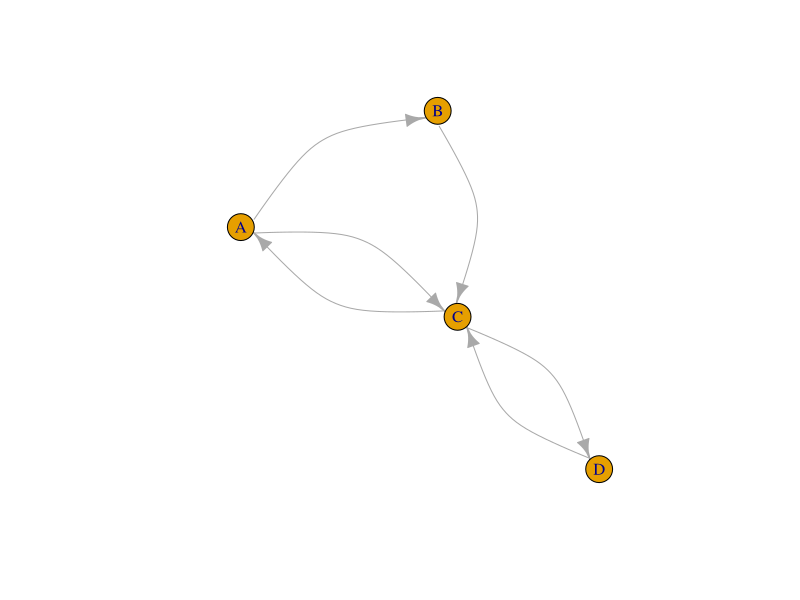
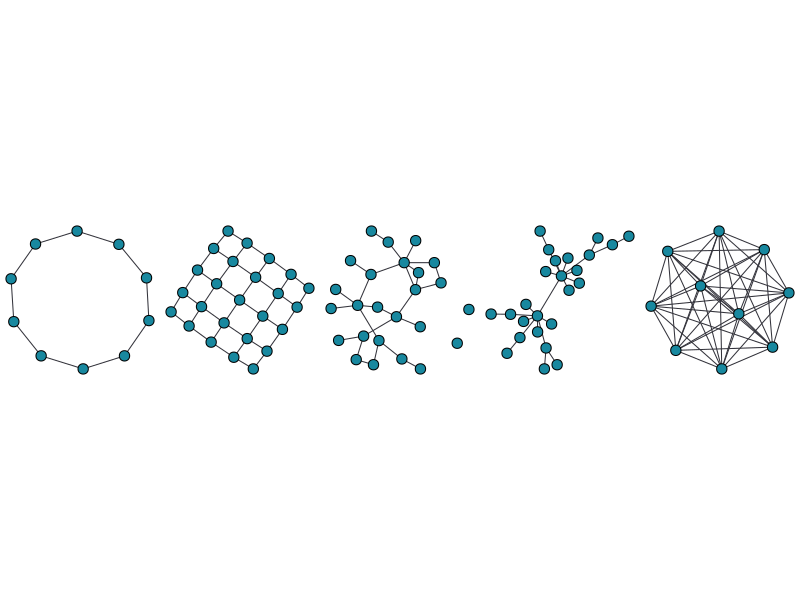
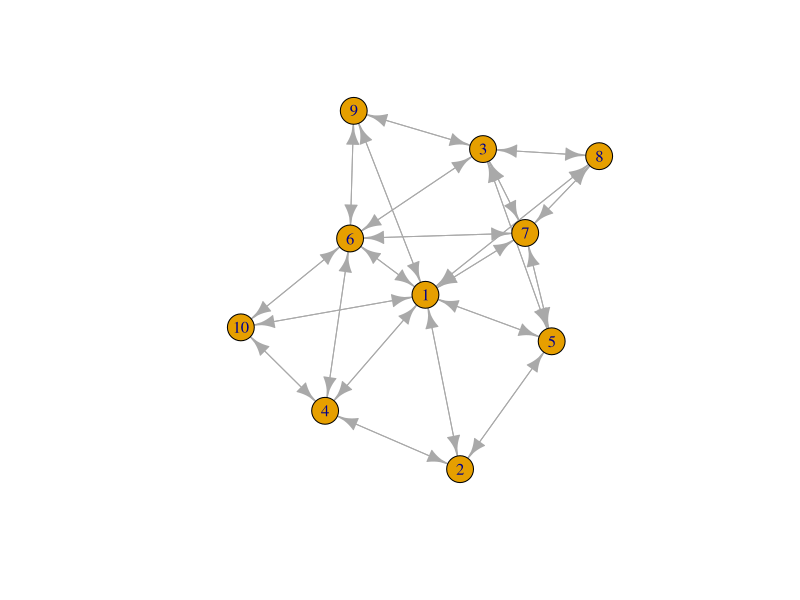
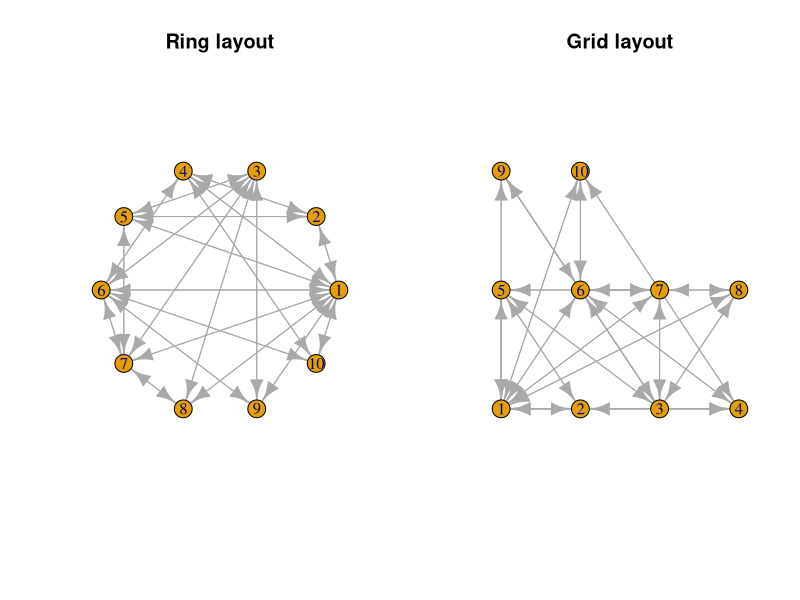
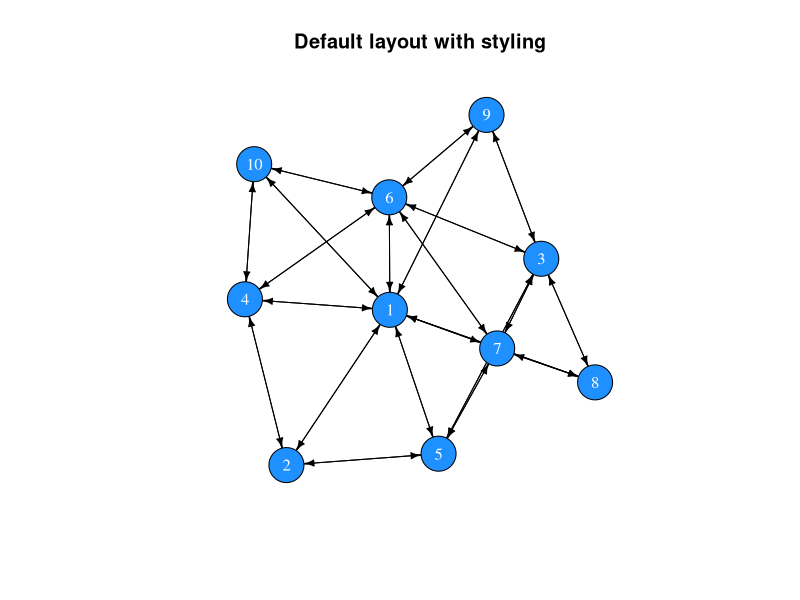
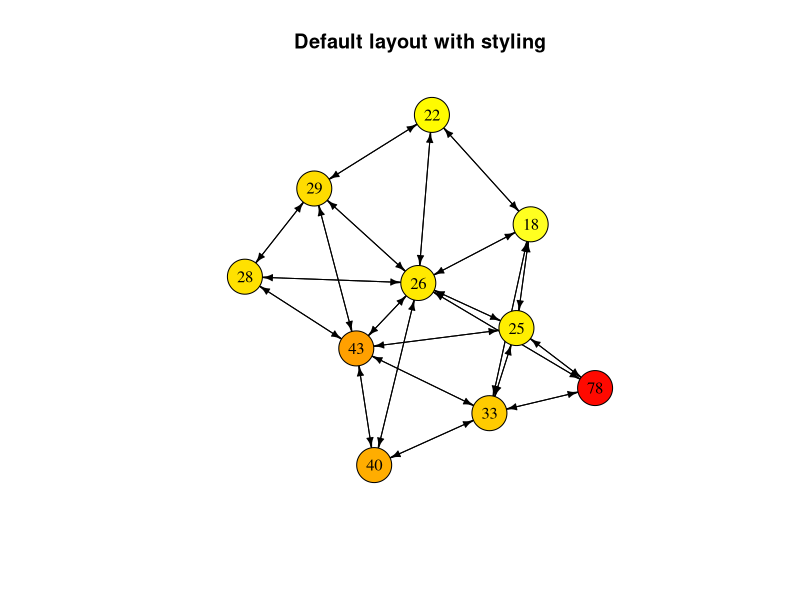
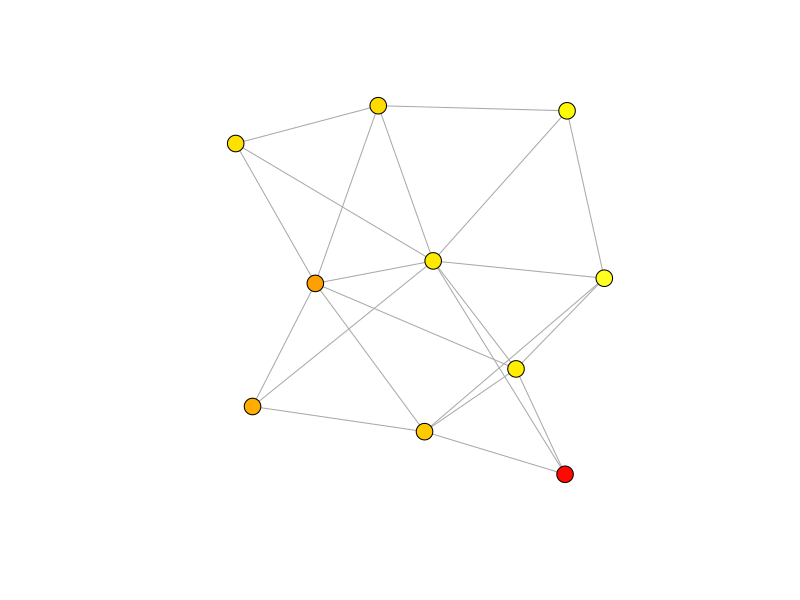
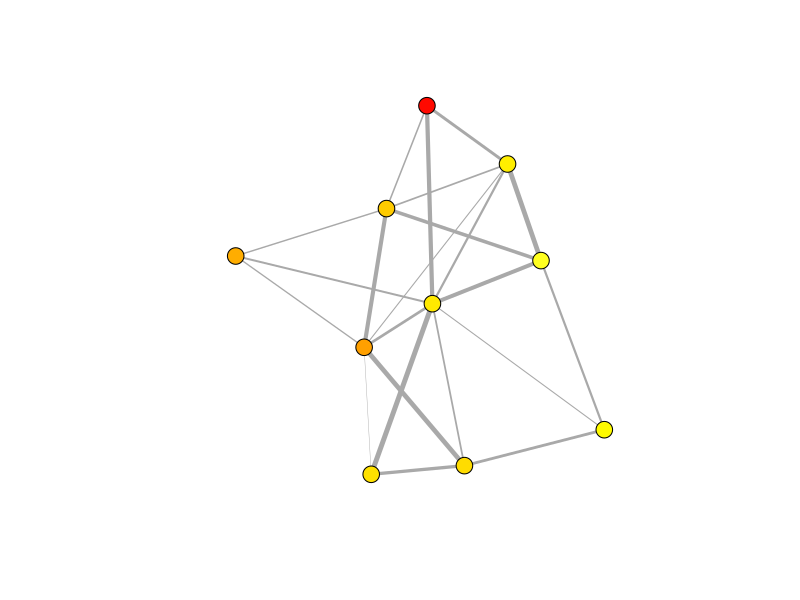

Generate these figures, in order, with R:
## ---- chunk 1
library(igraph)
A <- matrix(c(0,1,1,0, 0,0,1,0, 1,0,0,1, 0,0,1,0), nrow = 4, byrow = TRUE)
row.names(A) <- c("A", "B", "C", "D")
colnames(A) <- c("A", "B", "C", "D")
net <- graph_from_adjacency_matrix(A)
plot(net, edge.curved=0.5)
## ---- chunk 2
m <- matrix(c(0,1,1,0, 0,0,1,0, 1,0,0,1, 0,0,1,0), nrow = 4, byrow = TRUE)
row.names(m) <- LETTERS[1:4]
colnames(m) <- LETTERS[1:4]
m
## ---- chunk 3
all(m[upper.tri(m)] == t(m)[upper.tri(m)])
## ---- chunk 4
isSymmetric(m)
## ---- chunk 5
# Creating a random matrix
random_matrix <- matrix(sample(x = c(0,1), size = 100, replace = T), ncol = 10)
random_matrix
# It is not symmetric
isSymmetric(random_matrix)

# Replace the upper triangle with the transposed upper triangle
random_matrix[upper.tri(random_matrix)] <- t(random_matrix)[upper.tri(random_matrix)]
random_matrix
# Now it is symmetric
isSymmetric(random_matrix)
## ---- chunk 6
library(igraph)
parbefore <- par()$mar
par(mar=c(0,0,0,0))
par(mfrow=c(1,5))
tmp <- lapply(
  list(
    make_ring(n=10),
    make_lattice(dimvector=c(5,5), nei=1, directed=F),
    erdos.renyi.game(n=25,p.or.m=.1, type="gnp", directed=F, loops=F),
    barabasi.game(n=25, power=1.1, directed=F),
    make_full_graph(n=10)
  ), plot, vertex.label=NA, vertex.color="#18889F", edge.color="#33333B", edge.width=1)
par(mfrow=c(1,1))
par(mar=parbefore)
## ---- chunk 7
create_network <- function(N, f){
  # Set up an empty adjacency matrix of size NxN
  A <- matrix(0, ncol = N, nrow = N)
  # Set up a friendship counter
  friends <- 0
  
  # We will add friendships until we reach the desired number
  while(friends < round((((N^2) - N) / 2) * f)){
    dyad <- sample(x = N, size = 2, replace = FALSE)
    i <- dyad[1]
    j <- dyad[2]
    if(A[i, j] == 0){
      A[i, j] <- A[j, i] <- 1
      friends <- friends + 1
      }
  }
  return(A)
}
## ---- chunk 8
adjm <- create_network(N = 10, f = .5)
adjm
## ---- chunk 9
library(igraph)
net <- graph_from_adjacency_matrix(adjm)
net
## ---- chunk 10
plot(net)
## ---- chunk 11
# Set the plotting environment to allow 2 plots next to each other
par(mfrow = c(1,2))
plot(net, layout = layout.circle(net), main = "Ring layout")
plot(net, layout = layout.grid(net), main = "Grid layout")
# Reset the plotting environment to a single plot
par(mfrow = c(1,1))
## ---- chunk 12
plot(net, 
     vertex.color = "dodgerblue", 
     vertex.label.color = "white",
     vertex.size = 20,
     edge.color = "black",
     edge.width = 1,
     edge.arrow.size = 0.5,
     main = "Default layout with styling")
## ---- chunk 13
# Generate random ages
age <- sample(x = 18:80, size = vcount(net), replace = TRUE)
# Select colours
col <- heat.colors(n = 80, rev = TRUE)[age]
# Plot network with col
set.seed(1)
plot(net, 
     vertex.color = col, 
     vertex.label = age,
     vertex.label.color = "black",
     vertex.size = 20,
     edge.color = "black",
     edge.width = 1,
     edge.arrow.size = 0.5,
     main = "Default layout with styling")
## ---- chunk 14
get.vertex.attribute(net)
## ---- chunk 15
# Add an attribute called 'age' and assign the values of the age vector
V(net)$age <- age
# The same for the 'col' vector
V(net)$col <- col
# Return attributes
get.vertex.attribute(net)
# Return the network object
net
## ---- chunk 16
net <- as.undirected(net)
set.seed(1)
plot(net, 
     vertex.color = V(net)$col, 
     vertex.label = NA,
     vertex.size = 9,
     edge.width = 1,
     edge.arrow.size = 0.5)
## ---- chunk 17
# Create random strength values
strength <- runif(n = ecount(net), min = 0, max = 1)
# Assign values to edges
E(net)$weight <- strength
net
## ---- chunk 18
plot(net, 
     vertex.color = V(net)$col, 
     vertex.label = NA,
     vertex.size = 9,
     edge.width = E(net)$weight*5,
     edge.arrow.size = 0.5)
## ---- chunk 19
V(net)
E(net)
## ---- chunk 20
get.vertex.attribute(graph = net)
get.edge.attribute(net)
## ---- chunk 21
vcount(net)
ecount(net)
## ---- chunk 22
diameter(graph = net)
## ---- chunk 23
mean_distance(graph = net)
## ---- chunk 24
edge_density(graph = net)
## ---- chunk 25
reciprocity(graph = net)
## ---- chunk 26
transitivity(graph = net)
## ---- chunk 27
# Number of edges that connected with each node
degree(graph = net)

# The mean of all degree centralities is a general measure of network connectivity
mean(degree(graph = net))
## ---- chunk 28
sort(strength(graph = net))
## ---- chunk 29
closeness(graph = net)
## ---- chunk 30
betweenness(graph = net)
## ---- chunk 31
eigen_centrality(graph = net)$vector
## ---- chunk 32
between <- betweenness(graph = net)
col <- heat.colors(n = max(between) + 1, rev = TRUE)[between + 1]
# Plot network with col
plot(net, 
     vertex.color = col, 
     vertex.label = NA,
     vertex.size = 20,
     edge.color = "black",
     edge.width = 1,
     edge.arrow.size = 0.5,
     main = "Betweenness centrality")
## ---- chunk 33
library(tidyverse)
gossip_model <- function(N, f, r_max, sim = 1){
  # Create a vector indicating possession of gossip and set one entry to TRUE
  gossip <- rep(FALSE, N)
  gossip[sample(x = N, size = 1)] <- TRUE
  # Create a network
  adjm <- create_network(N = N, f = f)
  # Create a reporting variable
  proportion <- rep(0, r_max)

  # Loop over r_max rounds
  for(r in 1:r_max){
    # In random sequence go through all individuals 
    for(i in sample(N)){
      # Select i's neighbourhood
      nei <- adjm[i,] > 0
      # Proceed if there is at least one neighbour
      if(sum(nei) > 0){
        # Choose one random neighbour, j
        j <- sampling(x = which(nei), size = 1)
        # Set i's gossip indicator to TRUE if j's indicator is TRUE
        if(gossip[j]){
          gossip[i] <- TRUE
        }
      }
    }
    # Record proportion of the population with gossip
    proportion[r] <- sum(gossip) / N
    # Increment the round counter
    r <- r + 1
  }
  # Return a tibble with simulation results
  return(tibble(time = 1:r_max, proportion = proportion, f = f, sim = sim))
}
## ---- chunk 34
sampling <- function(x, size = length(x), prob = NULL){
  if(length(x) == 1){
    return(x)
  } else {
    return(sample(x = x, size = size, prob = prob))
  }
}
## ---- chunk 35
N <- 1000
set.seed(3)
data <- lapply(X = c(1/N, 2/N, 3/N, 5/N, 8/N, 10/N), 
              FUN = function(f) gossip_model(N = N, f = f, r_max = 50))
data_bnd <- bind_rows(data)
## ---- chunk 36
ggplot(data_bnd) + 
  geom_line(aes(x = time, y = proportion, col = factor(round(f * N)))) + 
  ylab("proportion of individuals with gossip") +
  theme_bw()
## ---- chunk 37
N <- 100
f <- rep(c(1/N, 2/N, 3/N, 5/N, 8/N, 10/N), each = 10)

set.seed(5)
data <- lapply(X = 1:length(f), 
              FUN = function(i) gossip_model(N = N, f = f[i], r_max = 50, sim = i))
## ---- chunk 38
data_bnd <- bind_rows(data)
ggplot(data_bnd) +
  geom_line(aes(x = time, y = proportion, col = factor(f * N), group = factor(sim))) + 
  ylab("proportion of individual with gossip") +
  theme_bw()
## ---- chunk 39
data_bnd_last <- data_bnd[data_bnd$time == max(data_bnd$time), ]
ggplot(data_bnd_last) + 
  geom_boxplot(aes(x = (f * N), y = proportion, fill = factor(f * N))) + 
  xlab("average number of friends") +
  ylab("proportion of individuals with gossip") +
  theme_bw()
## ---- chunk 40
data_bnd_time <- lapply(data, function(dat){
  tibble(dat[1,], time_to_x = which(dat[,"proportion"] >= 0.75)[1])
}) %>% bind_rows()

data_bnd_time$time_to_x[is.na(data_bnd_time$time_to_x)] <- 50

ggplot(data_bnd_time) + 
  geom_boxplot(aes(x = (f * N), y = time_to_x, fill = factor(f * N))) + 
  xlab("average number of friends") +
  ylab("time to spread to 75% of population") +
  theme_bw()
## ---- chunk 41
prop_nei_info <- seq(from = 0, to = 1, length.out = 10)
e <- c(1,2)
contagion <- tibble(
  contagion = rep(c("simple", "complex"), each = 10),
  x = rep(prop_nei_info, 2), 
  y = c(prop_nei_info^e[1], prop_nei_info^e[2]))

ggplot(contagion, aes(x = x, y = y, col = contagion)) + 
  geom_point() +
  geom_line() +
  xlab("proportion of neighbours with gossip") + 
  ylab("probability to acquire gossip") +
  theme_bw()
## ---- chunk 42
net_clust <- make_lattice(length = 10, dim = 2, circular = T, nei = 2)
## ---- chunk 43
net_rand <- rewire(graph = net_clust, with = keeping_degseq(loops = F, niter = 10^3))
## ---- chunk 44
head(degree(net_clust))
head(degree(net_rand))

transitivity(net_clust)
transitivity(net_rand)
## ---- chunk 45
adj_net_clust <- get.adjacency(net_clust, sparse = F)
adj_net_rand <- get.adjacency(net_rand, sparse = F)
## ---- chunk 46
par(mfrow=c(1,2))
image(adj_net_clust)
image(adj_net_rand)
par(mfrow=c(1,1))
## ---- chunk 47
gossip_model_2 <- function(net, rewire, e = 1, r_max, sim = 1){
  # Rewire network if random is set to TRUE
  if(rewire){
    net <- rewire(graph = net, with = keeping_degseq(loops = F, niter = 10^3))
  }
  # Get adjacency matrix from network
  adjm <- get.adjacency(net, sparse = F)
  # Turn adjacency matrix into boolean (TRUE / FALSE)
  adjm_bool <- adjm > 0
  # Set number of individuals based adjacency matrix
  N <- vcount(net)
  
  # Create a vector indicating possession of gossip and set one entry to TRUE
  gossip <- rep(FALSE, N)
  gossip[sample(x = N, size = 1)] <- TRUE
  
  # Create a reporting variable
  proportion <- rep(0, r_max)
  
  # Rounds
  for(r in 1:r_max){
    # In random sequence go through all individuals without gossip
    for(i in sample(N)){
      # Select i's neighbourhood (boolean)
      nei <- adjm_bool[i,]
      # Proceed if there is at least one neighbour
      if(sum(nei) > 0){
        # Simple contagion for e = 1 and complex contagion for e = 2
        if(runif(n = 1, min = 0, max = 1) <= (sum(gossip * nei) / length(nei))^e){
          gossip[i] <- TRUE
        }
      }
    }
    # Record proportion of the population with gossip
    proportion[r] <- sum(gossip) / N
    # Increment the round counter
    r <- r + 1
  }
  # Return a tibble with simulation results
  return(tibble(time = 1:r_max, 
                proportion = proportion, 
                time_to_max = which(proportion == max(proportion))[1],
                e = e,
                network = ifelse(test = rewire, yes = "random", no = "clustered"), 
                sim = sim))
}
## ---- chunk 48
set.seed(1)
res <- bind_rows(
  gossip_model_2(net = net_clust, rewire = TRUE, e = 1, r_max = 500),
  gossip_model_2(net = net_clust, rewire = FALSE, e = 1, r_max = 500),
  gossip_model_2(net = net_clust, rewire = TRUE, e = 2, r_max = 5000),
  gossip_model_2(net = net_clust, rewire = FALSE, e = 2, r_max = 5000)
  )

ggplot(res) + 
  geom_line(aes(x = time, y = proportion, col = network)) + 
  facet_wrap("e", labeller = label_both, scales = "free_x") +
  theme_bw()
